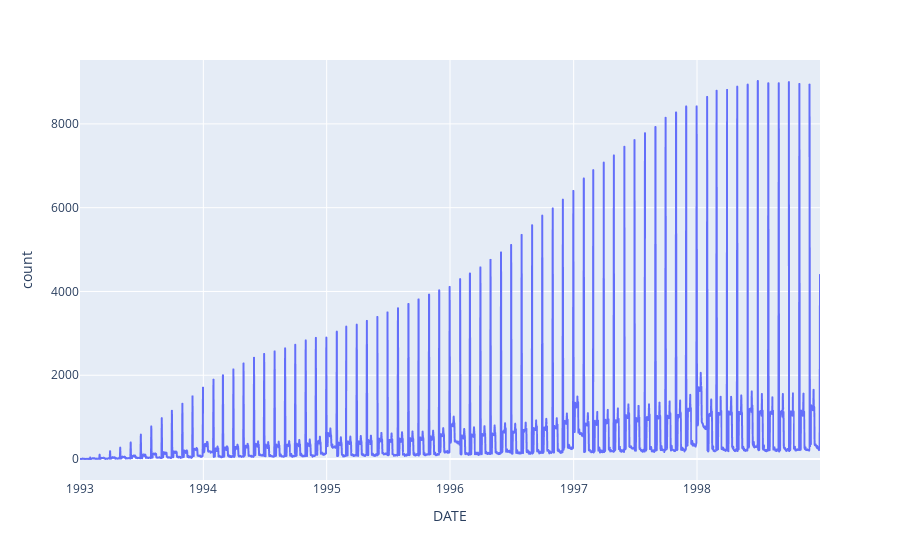

The notebook cell this image was saved under:
### Markdown cell above
At the end of each month number of payment increases.

### Code cell
px.line(dfAnalysis1, x='DATE', y="count").show()

### Figure 1 — Plotly figure (JSON) as saved in the notebook; plotly's stock layout.template omitted (floating-point values rounded to 4 significant figures; data arrays with more than 128 entries replaced by an {"elided": "..."} marker saying what was removed)
{"data": [{"hovertemplate": "DATE=%{x}<br>count=%{y}<extra></extra>", "legendgroup": "", "line": {"color": "#636efa", "dash": "solid"}, "marker": {"symbol": "circle"}, "mode": "lines", "name": "", "showlegend": false, "type": "scattergl", "x": {"elided": "2191 str values"}, "xaxis": "x", "y": {"elided": "2191 int values"}, "yaxis": "y"}], "layout": {"legend": {"tracegroupgap": 0}, "margin": {"t": 60}, "xaxis": {"anchor": "y", "domain": [0, 1], "title": {"text": "DATE"}}, "yaxis": {"anchor": "x", "domain": [0, 1], "title": {"text": "count"}}}}
